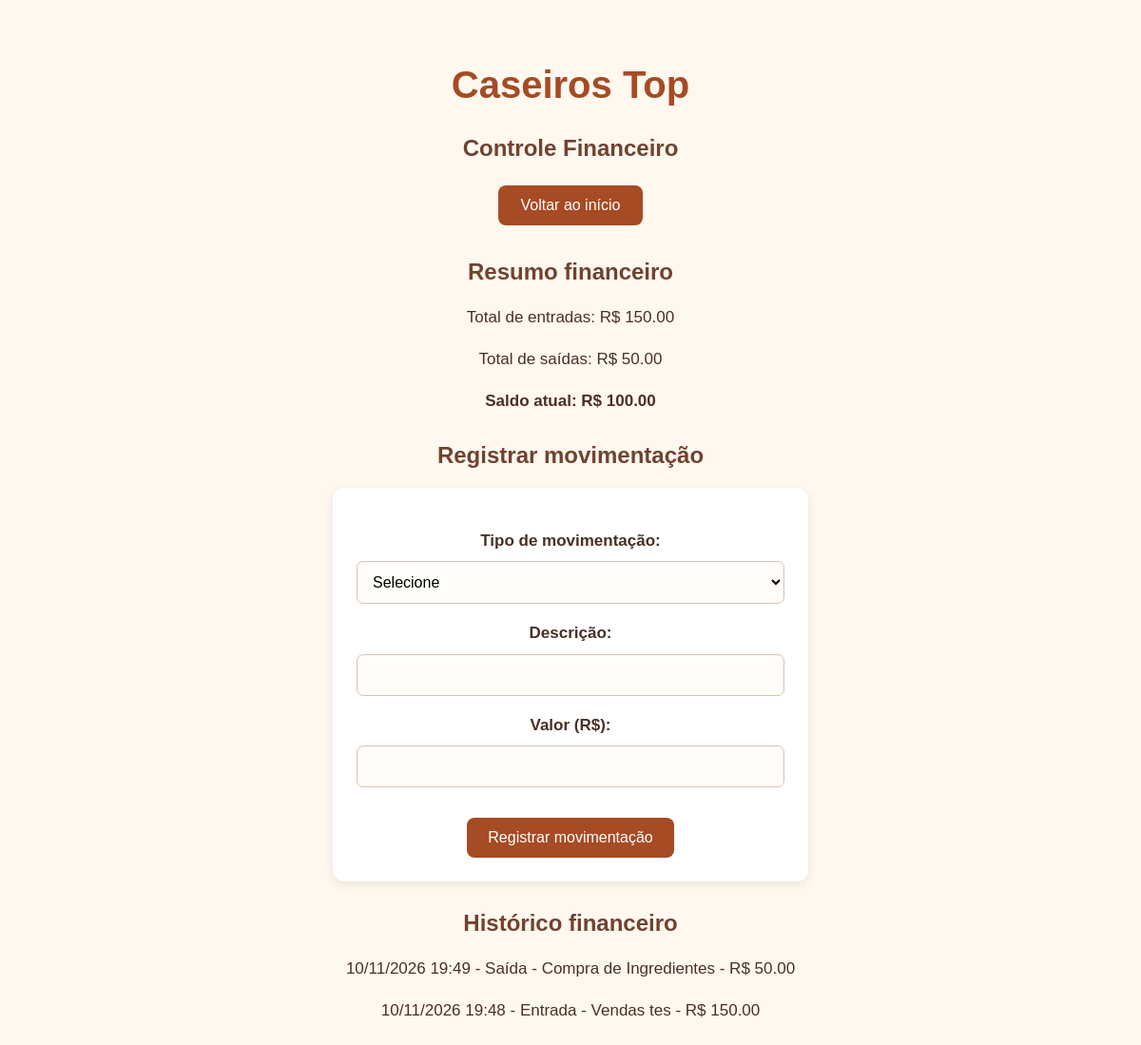
/financeiro, run on the app's committed database.
### app/models.py (models this page shows)
class MovimentacaoFinanceira(db.Model):
    id = db.Column(db.Integer, primary_key=True)
    tipo = db.Column(db.String(20), nullable=False)
    descricao = db.Column(db.String(200), nullable=False)
    valor = db.Column(db.Numeric(10, 2), nullable=False)
    data_criacao = db.Column(
        db.DateTime,
        nullable=False,
        default=db.func.current_timestamp()
    )

### app/routes.py (the view)
@main.route("/financeiro")
def financeiro():
    movimentacoes = MovimentacaoFinanceira.query.order_by(
        MovimentacaoFinanceira.data_criacao.desc()
    ).all()
    entradas = sum(
        (m.valor for m in movimentacoes if m.tipo == "Entrada"),
        Decimal("0.00")
    )
    saidas = sum(
        (m.valor for m in movimentacoes if m.tipo == "Saída"),
        Decimal("0.00")
    )
    saldo = entradas - saidas
    return render_template(
        "financeiro.html",
        movimentacoes=movimentacoes,
        entradas=entradas,
        saidas=saidas,
        saldo=saldo
    )

### app/templates/financeiro.html (shortened to what this page needs)
<!DOCTYPE html>
<html lang="pt-br">
<head>
    <link rel="stylesheet" href="{{ url_for('static', filename='style.css') }}">
</head>
<body>
    <h1>Caseiros Top</h1>
    <h2>Controle Financeiro</h2>
    <a href="{{ url_for('main.home') }}">Voltar ao início</a>
    <h2>Resumo financeiro</h2>
    <p>
        Total de entradas:
        R$ {{ "%.2f"|format(entradas) }}
    </p>
    <p>
        Total de saídas:
        R$ {{ "%.2f"|format(saidas) }}
    </p>
    <p>
        <strong>
            Saldo atual:
            R$ {{ "%.2f"|format(saldo) }}
        </strong>
    </p>
    <h2>Registrar movimentação</h2>
    <form method="POST" action="{{ url_for('main.cadastrar_movimentacao_financeira') }}">
        <p>
            <label for="tipo">Tipo de movimentação:</label><br>
            <select id="tipo" name="tipo" required>
                <option value="">Selecione</option>
            </select>
        </p>
        <p>
            <label for="descricao">Descrição:</label><br>
            <input
                type="text"
                id="descricao"
                name="descricao"
                maxlength="200"
                required
            >
        </p>
        <p>
            <label for="valor">Valor (R$):</label><br>
            <input
                type="number"
                id="valor"
                name="valor"
                min="0.01"
                step="0.01"
                required
            >
        </p>
        <button type="submit">Registrar movimentação</button>
    </form>
    <h2>Histórico financeiro</h2>
    {% for movimentacao in movimentacoes %}
        <p>
            {{ movimentacao.data_criacao.strftime("%d/%m/%Y %H:%M") }}
            -
            {{ movimentacao.tipo }}
            -
            {{ movimentacao.descricao }}
            -
            R$ {{ "%.2f"|format(movimentacao.valor) }}
        </p>
    {% else %}
        <p>Nenhuma movimentação financeira registrada ainda.</p>
    {% endfor %}
</body>
</html>

### app/static/style.css (style rules this page uses)
* { box-sizing: border-box; }
body { font-family: Arial, sans-serif; background-color: #fff8ef; color: #4a3024; margin: 0; padding: 40px 20px; text-align: center; }
h1 { color: #a64b24; font-size: 40px; margin-bottom: 10px; }
h2 { color: #70432f; font-size: 24px; margin-top: 30px; }
p { font-size: 17px; line-height: 1.6; }
a { display: inline-block; background-color: #a64b24; color: white; text-decoration: none; padding: 12px 24px; border-radius: 8px; margin: 5px; transition: background-color 0.2s; }
form { background-color: white; max-width: 500px; margin: 20px auto; padding: 25px; border-radius: 12px; box-shadow: 0 3px 10px rgba(74, 48, 36, 0.10); }
label { font-weight: bold; }
input, select { width: 100%; padding: 12px; margin-top: 8px; border: 1px solid #d8c3b3; border-radius: 7px; font-size: 16px; background-color: #fffdf9; }
button { background-color: #a64b24; color: white; border: none; padding: 12px 22px; border-radius: 8px; font-size: 16px; cursor: pointer; margin-top: 15px; }

### data on the page
MovimentacaoFinanceira: data_criacao "10/11/2026 19:49", tipo "Saída", descricao "Compra de Ingredientes", valor "50.00"
MovimentacaoFinanceira: data_criacao "10/11/2026 19:48", tipo "Entrada", descricao "Vendas tes", valor "150.00"

### other printed values
{{ "%.2f"|format(entradas) }} "150.00"
{{ "%.2f"|format(saidas) }} "50.00"
{{ "%.2f"|format(saldo) }} "100.00"
